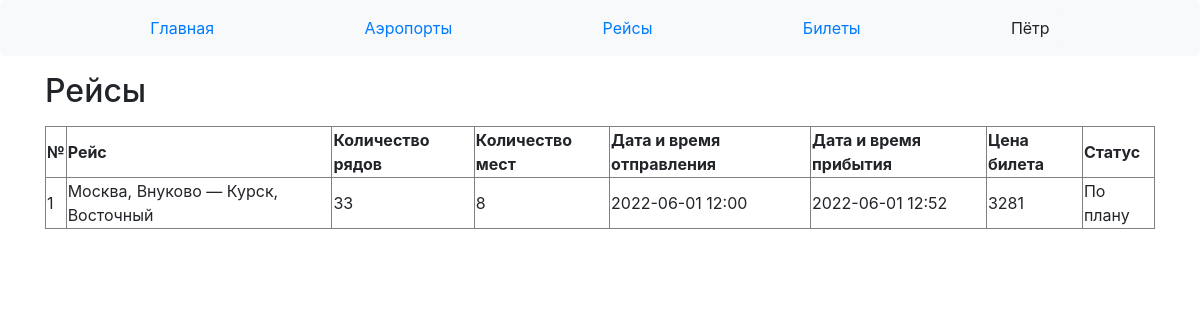
/client/flights (signed in), run on the app's committed database.
### data/users.py (models this page shows, shortened)
class User(SqlAlchemyBase, UserMixin):
    __tablename__ = 'Users'
    id = sa.Column(sa.Integer, primary_key=True, autoincrement=True, unique=True, nullable=False)
    name = sa.Column(sa.String, nullable=False)
    email = sa.Column(sa.String, unique=True, nullable=False)
    hashed_password = sa.Column(sa.String, nullable=False)
    is_manager = sa.Column(sa.Boolean, nullable=False)

### data/flights.py (models this page shows)
class Flight(SqlAlchemyBase):
    __tablename__ = 'Flights'
    id = sa.Column(sa.Integer, primary_key=True, autoincrement=True, unique=True, nullable=False)
    dept_airport_id = sa.Column(sa.Integer, sa.ForeignKey('Airports.id'), nullable=False)
    dest_airport_id = sa.Column(sa.Integer, sa.ForeignKey('Airports.id'), nullable=False)
    plane_id = sa.Column(sa.Integer, sa.ForeignKey('Planes.id'), nullable=False)
    dept_datetime = sa.Column(sa.DateTime, nullable=False)
    dest_datetime = sa.Column(sa.DateTime, nullable=False)
    price = sa.Column(sa.Integer, nullable=False)
    status_id = sa.Column(sa.Integer, sa.ForeignKey('Statuses.id'), nullable=False)

### data/airports.py (models this page shows)
class Airport(SqlAlchemyBase):
    __tablename__ = 'Airports'
    id = sa.Column(sa.Integer, primary_key=True, autoincrement=True, unique=True, nullable=False)
    name = sa.Column(sa.String, nullable=False)
    city = sa.Column(sa.String, nullable=False)

### data/planes.py (models this page shows)
class Plane(SqlAlchemyBase):
    __tablename__ = 'Planes'
    id = sa.Column(sa.Integer, primary_key=True, autoincrement=True, unique=True, nullable=False)
    name = sa.Column(sa.String, unique=True, nullable=False)
    rows_num = sa.Column(sa.Integer, nullable=False)
    columns_num = sa.Column(sa.Integer, nullable=False)
    flight_cost_per_1000_km = sa.Column(sa.Integer, nullable=False)
    average_speed = sa.Column(sa.Integer, nullable=False)

### data/statuses.py (models this page shows)
class Status(SqlAlchemyBase):
    __tablename__ = 'Statuses'
    id = sa.Column(sa.Integer, primary_key=True, autoincrement=True, unique=True, nullable=False)
    name = sa.Column(sa.String, unique=True, nullable=False)

### main.py (the view)
@app.route('/client/flights')
def client_flights():
    update_flights_status()
    db_sess = db_session.create_session()
    update_flights_status()
    return render_template('client_flights.html',
                           dept_airports=db_sess.query(airports.Airport)
                           .join(flights.Flight, flights.Flight.dept_airport_id == airports.Airport.id),
                           dest_airports=db_sess.query(airports.Airport)
                           .join(flights.Flight, flights.Flight.dest_airport_id == airports.Airport.id),
                           table=db_sess.query(flights.Flight, planes.Plane, statuses.Status).filter(
                               flights.Flight.plane_id == planes.Plane.id,
                               flights.Flight.status_id == statuses.Status.id))

### data/db_session.py (called while the page is built)
def create_session() -> Session:
    global __factory
    return __factory()

### main.py (called while the page is built)
def update_flights_status():
    ZERO_TD = datetime.timedelta(minutes=0)
    BOARDING_TD = datetime.timedelta(minutes=40)
    db_sess = db_session.create_session()
    now = datetime.datetime.now()
    status_query = db_sess.query(statuses.Status)
    for flight, status in db_sess.query(flights.Flight, statuses.Status).filter(
            flights.Flight.status_id == statuses.Status.id).all():
        if status.name in ('Отменён', 'Завершён'):
            continue
        if flight.dest_datetime < now:
            flight.status_id = status_query.filter(statuses.Status.name == 'Завершён').first().id
        elif ZERO_TD < flight.dept_datetime - now < BOARDING_TD:
            flight.status_id = status_query.filter(statuses.Status.name == 'Посадка').first().id
    db_sess.commit()

@login_manager.user_loader
def load_user(user_id):
    db_sess = db_session.create_session()
    return db_sess.query(User).get(user_id)

### templates/client_flights.html (shortened to what this page needs)
{% extends "base_client.html" %}
{% block content %}
<p><h2>Рейсы</h2><p>
    <table border="">
        <tr>
            <td><b>№</b></td>
            <td><b>Рейс</b></td>
            <td><b>Количество рядов</b></td>
            <td><b>Количество мест</b></td>
            <td><b>Дата и время отправления</b></td>
            <td><b>Дата и время прибытия</b></td>
            <td><b>Цена билета</b></td>
            <td><b>Статус</b></td>
        </tr>
        {% for flight, plane, status in table.all() %}
        <tr>
            {% set i = loop.index0 %}
            <td>{{ flight.id }}</td>
            <td>{{ dept_airports[i].city }}, {{ dept_airports[i].name }} —
                {{ dest_airports[i].city }}, {{ dest_airports[i].name }}</td>
            <td>{{ plane.rows_num }}</td>
            <td>{{ plane.columns_num }}</td>
            <td>{{ ':'.join(flight.dept_datetime.__str__().split(':')[:-1]) }}</td>
            <td>{{ ':'.join(flight.dest_datetime.__str__().split(':')[:-1]) }}</td>
            <td>{{ flight.price }}</td>
            <td>{{ status.name }}</td>
        </tr>
        {% endfor %}
    </table>
{% endblock %}

### templates/base.html (shortened to what this page needs)
<!doctype html>
<html lang="en">
<head>
    <link rel="stylesheet"
          href="https://stackpath.bootstrapcdn.com/bootstrap/4.4.1/css/bootstrap.min.css"
>
</head>
<body>
<header>
    <nav class="navbar navbar-light bg-light">
        {% if current_user.is_authenticated %}
            {% block header %}{% endblock %}
            <div class="dropdown navbar navbar-light bg-light">
                <a class="dropbtn">{{ current_user.name }}</a>
            </div>
        {% endif %}
    </nav>
</header>
<main role="main" class="container">
    {% block content %}{% endblock %}
</main>
</body>
</html>

### templates/base.html (style rules this page uses)
.navbar { margin-left: 0; margin-right: 0; display: flex; justify-content: space-evenly; border-radius: 7px; }
.dropdown { display: inline-block; }

### data on the page
User: name "Пётр"
Flight: id "1", rows_num "33", columns_num "8", dept_datetime "2022-06-01 12:00", dest_datetime "2022-06-01 12:52", price "3281", name "По плану"
Airport: city "Москва", name "Внуково"
Airport: city "Курск", name "Восточный"
